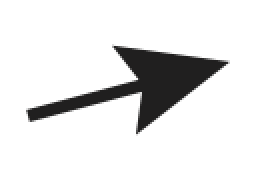
#> input picture scripts/templates/a_15.png, 133 x 89 px (shown 2 times larger)
$ python ripple_remover.py --image templates/a_15.png
#> lines starting #> are read from the running program, lines starting #| are printed output that depends on the picture; after the words box and inside, x2 and y2 are one past the last pixel; in counts of white or black regions, pixels touching at a corner belong together
# morphological operations are generally applied to thresholded or binary images,
# and are used to 'clean up' images before further processing.

import cv2
import argparse

# construct the parser
ap = argparse.ArgumentParser()
ap.add_argument("-i", "--image", required=True,
                help="path to image")
args = vars(ap.parse_args())

# load the image
image = cv2.imread(args["image"])
#> image is the input picture: shape (89, 133, 3); mean B, G, R 228.3, 228.3, 228.4
cv2.imshow("Original", image)

# # resize image to have a width of 800 pixels
# r = 800.0 / image.shape[0]
# dim = (int(image.shape[1] * r), 800)  # now 800 is the new Y while int(image.shape[1] * r) is the new x
# image = cv2.resize(image, dim, interpolation=cv2.INTER_AREA)

# convert to grayscale
gray = cv2.cvtColor(image, cv2.COLOR_BGR2GRAY)  # erosion require grayscale/binary images.
gray = cv2.blur(gray, (3, 3), 0)
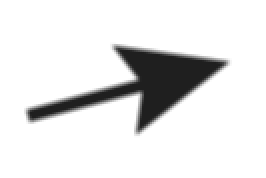
#> gray: shape (89, 133) (shown 2 times larger); min 31, max 255, mean 228.3

# otsu thresholding.
(T, threshInv) = cv2.threshold(gray, 0, 255, cv2.THRESH_BINARY_INV | cv2.THRESH_OTSU)
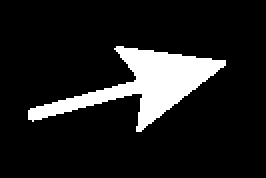
#> threshInv: shape (89, 133) (shown 2 times larger); 12.1% white; 1 white region, box (x1, y1, x2, y2) and area: (14, 23, 113, 66) 1430
#> T = 150
cv2.imshow("Threshold", threshInv)
print("[INFO] Otsu's thresholding value: {}".format(T))
#| [INFO] Otsu's thresholding value: 150.0

# apply a series of three erosions
for i in range(0, 3):
    eroded = cv2.erode(threshInv, None, iterations=i + 1)
    cv2.imshow("Eroded {} times".format(i + 1), eroded)
    cv2.waitKey(0)

# close all windows and clear the screen
cv2.destroyAllWindows()
cv2.imshow("Original", image)

# apply a series of three dilations
for i in range(0, 3):
    eroded = cv2.dilate(threshInv, None, iterations=i + 1)
    cv2.imshow("Dilated {} times".format(i + 1), eroded)
    cv2.waitKey(0)
#> this loop made 3 passes
#> pass 3, `eroded = cv2.dilate(threshInv, None, iterations=i + 1)`:
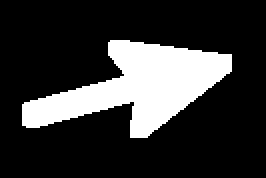
#> eroded: shape (89, 133) (shown 2 times larger); 20.9% white; 1 white region, box (x1, y1, x2, y2) and area: (11, 20, 116, 69) 2475


#####
# opening - an erosion followed by a dilation - cv2.MORPH_OPEN
#####

# close all windows and clear the screen
cv2.destroyAllWindows()
cv2.imshow("Original", image)
kernelSizes = [(3, 3), (5, 5), (7, 7)]

# loop over kernel sizes
for kernelSize in kernelSizes:
    # construct a rectangular kernel from the current size and apply an "opening" operation
    kernel = cv2.getStructuringElement(cv2.MORPH_RECT, kernelSize)
    opening = cv2.morphologyEx(threshInv, cv2.MORPH_OPEN, kernel)
    cv2.imshow("Opening: ({}, {})".format(
        kernelSize[0], kernelSize[1]), opening)
    cv2.waitKey(0)
#> this loop made 3 passes
#> kernel on pass 1: [[1, 1, 1], [1, 1, 1], [1, 1, 1]]
#> pass 3, `opening = cv2.morphologyEx(threshInv, cv2.MORPH_OPEN, kernel)`:
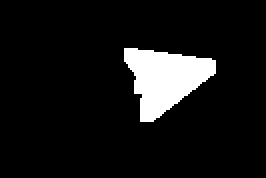
#> opening: shape (89, 133) (shown 2 times larger); 8.5% white; 1 white region, box (x1, y1, x2, y2) and area: (62, 24, 108, 61) 1007

#####
# closing - a dilation followed by an erosion = cv2.MORPH_CLOSE
#####

# close all windows and clear the screen
cv2.destroyAllWindows()
cv2.imshow("Original", image)

# loop over kernel sizes
for kernelSize in kernelSizes:
    # construct a rectangular kernel from the current size and apply a "closing" operation
    kernel = cv2.getStructuringElement(cv2.MORPH_RECT, kernelSize)
    closing = cv2.morphologyEx(threshInv, cv2.MORPH_CLOSE, kernel)
    cv2.imshow("Closing: ({}, {})".format(
        kernelSize[0], kernelSize[1]), closing)
    cv2.waitKey(0)
#> this loop made 3 passes
#> pass 3, `closing = cv2.morphologyEx(threshInv, cv2.MORPH_CLOSE, kernel)`:
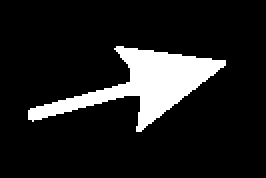
#> closing: shape (89, 133) (shown 2 times larger); 12.2% white; 1 white region, box (x1, y1, x2, y2) and area: (14, 23, 113, 66) 1449

#####
# morphological gradient - the difference between a dilation and an erosion = cv2.MORPH_GRADIENT
#####

# close all windows and clear the screen
cv2.destroyAllWindows()
cv2.imshow("Original", image)

# loop over kernel sizes
for kernelSize in kernelSizes:
    # construct a rectangular kernel from the current size and apply a "morphological gradient" operation
    kernel = cv2.getStructuringElement(cv2.MORPH_RECT, kernelSize)
    gradient = cv2.morphologyEx(threshInv, cv2.MORPH_GRADIENT, kernel)
    cv2.imshow("Morphological gradient: ({}, {})".format(
        kernelSize[0], kernelSize[1]), gradient)
    cv2.waitKey(0)
#> this loop made 3 passes
#> pass 1, `gradient = cv2.morphologyEx(threshInv, cv2.MORPH_GRADIENT, kernel)`:
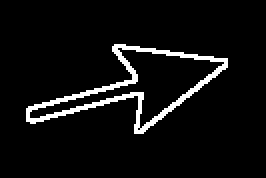
#> gradient: shape (89, 133) (shown 2 times larger); 5.7% white in thin lines or dots, all inside (x1, y1, x2, y2) = (13, 22, 114, 67)
#> pass 3, `gradient = cv2.morphologyEx(threshInv, cv2.MORPH_GRADIENT, kernel)`:
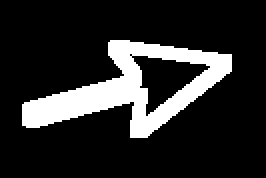
#> gradient: shape (89, 133) (shown 2 times larger); 16.4% white; 1 white region, box (x1, y1, x2, y2) and area: (11, 20, 116, 69) 1942

$ run again, on scripts/templates/a_195.png
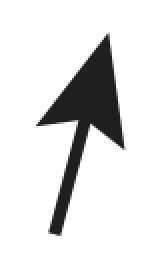
#> input picture scripts/templates/a_195.png, 80 x 133 px (shown 2 times larger)
#> image is the input picture: shape (133, 80, 3); mean B, G, R 225.3, 225.3, 225.4
#> `(T, threshInv) = cv2.threshold(gray, 0, 255, cv2.THRESH_BINARY_INV | c..`:
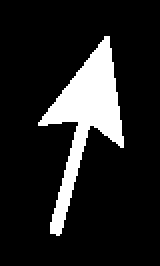
#> threshInv: shape (133, 80) (shown 2 times larger); 13.5% white; 1 white region, box (x1, y1, x2, y2) and area: (19, 18, 62, 118) 1434
#> T = 150
#| [INFO] Otsu's thresholding value: 150.0
#> the loop `for kernelSize in kernelSizes: # construct a rectangular kernel from t..` made 3 passes
#> kernel on pass 1: [[1, 1, 1], [1, 1, 1], [1, 1, 1]]
#> the loop `for kernelSize in kernelSizes: # construct a rectangular kernel from t..` made 3 passes
#> pass 3, `gradient = cv2.morphologyEx(threshInv, cv2.MORPH_GRADIENT, kernel)`:
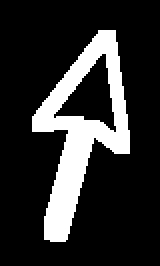
#> gradient: shape (133, 80) (shown 2 times larger); 18.3% white; 1 white region, box (x1, y1, x2, y2) and area: (16, 15, 65, 121) 1942

$ run again, on scripts/templates/a_210.png
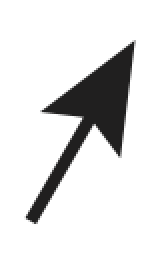
#> input picture scripts/templates/a_210.png, 83 x 135 px (shown 2 times larger)
#> image is the input picture: shape (135, 83, 3); mean B, G, R 226.8, 226.8, 226.9
#> `(T, threshInv) = cv2.threshold(gray, 0, 255, cv2.THRESH_BINARY_INV | c..`:
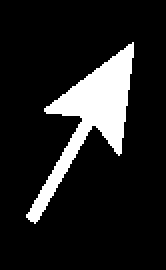
#> threshInv: shape (135, 83) (shown 2 times larger); 12.7% white; 1 white region, box (x1, y1, x2, y2) and area: (13, 21, 67, 112) 1427
#> T = 150
#| [INFO] Otsu's thresholding value: 150.0
#> the loop `for kernelSize in kernelSizes: # construct a rectangular kernel from t..` made 3 passes
#> kernel on pass 1: [[1, 1, 1], [1, 1, 1], [1, 1, 1]]
#> the loop `for kernelSize in kernelSizes: # construct a rectangular kernel from t..` made 3 passes
#> pass 3, `gradient = cv2.morphologyEx(threshInv, cv2.MORPH_GRADIENT, kernel)`:
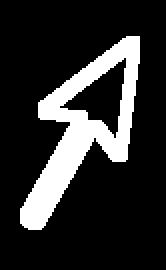
#> gradient: shape (135, 83) (shown 2 times larger); 17.8% white; 1 white region, box (x1, y1, x2, y2) and area: (10, 18, 70, 115) 1992

$ run again, on scripts/templates/a_240.png
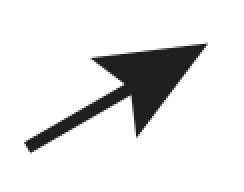
#> input picture scripts/templates/a_240.png, 122 x 96 px (shown 2 times larger)
#> image is the input picture: shape (96, 122, 3); mean B, G, R 228, 228, 228.1
#> threshInv: shape (96, 122); 12.2% white; 1 white region, box (x1, y1, x2, y2) and area: (13, 22, 103, 76) 1430
#> T = 150
#| [INFO] Otsu's thresholding value: 150.0
#> the loop `for kernelSize in kernelSizes: # construct a rectangular kernel from t..` made 3 passes
#> kernel on pass 1: [[1, 1, 1], [1, 1, 1], [1, 1, 1]]
#> the loop `for kernelSize in kernelSizes: # construct a rectangular kernel from t..` made 3 passes
#> pass 3, `gradient = cv2.morphologyEx(threshInv, cv2.MORPH_GRADIENT, kernel)`:
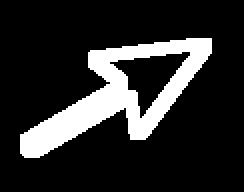
#> gradient: shape (96, 122) (shown 2 times larger); 16.9% white; 1 white region, box (x1, y1, x2, y2) and area: (10, 19, 106, 79) 1978
